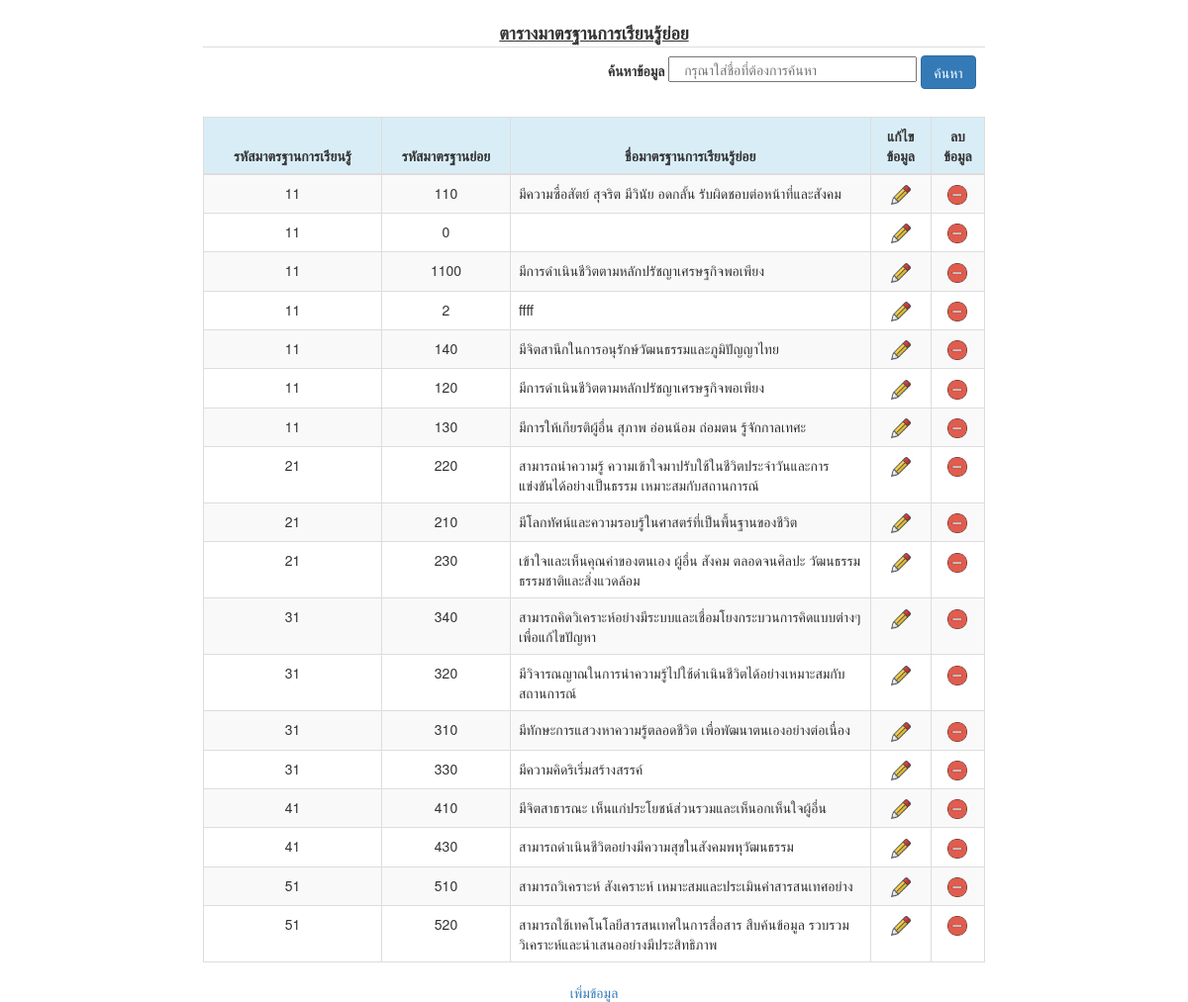
Page /select_standard_2.php?pn=2 on the earlier database version.
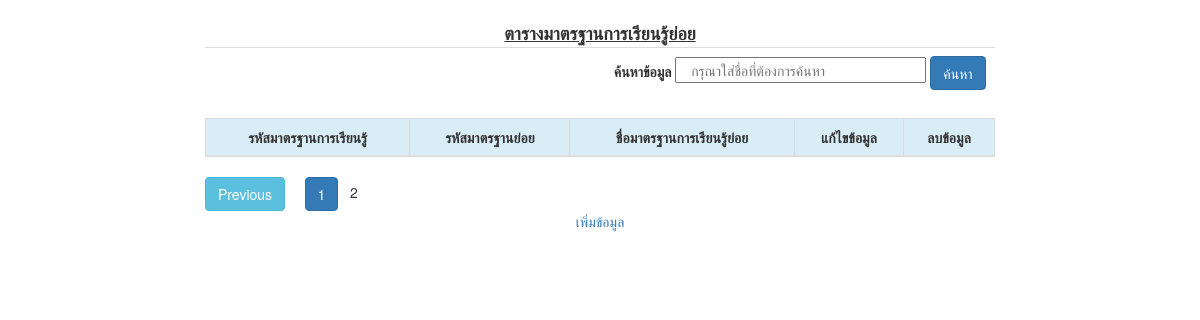
Same page on the later database version.
### tables this page shows
CREATE TABLE `standard_2` (
  `std_id` int(10) NOT NULL,
  `id` int(10) NOT NULL,
  `id_small` int(10) NOT NULL,
  `std_name` varchar(200) NOT NULL
);

CREATE TABLE `standard` (
  `id` int(10) NOT NULL,
  `standard_id` int(5) NOT NULL,
  `standard_name` varchar(250) NOT NULL
);

### select_standard_2.php (the view, shortened to what this page needs)
<?php
	require 'conn.php';
    $search = isset($_GET['search']) ? $_GET['search']: '';
	$query = mysqli_query($conn,"SELECT * FROM standard_2 WHERE id_small LIKE '%$search%'");
	$row = mysqli_fetch_row($query);
	$rows = $row[0];
	$page_rows = 20;
	$last = ceil($rows/$page_rows);
	$pagenum = 1;
	if(isset($_GET['pn'])){
		$pagenum = preg_replace('#[^0-9]#', '', $_GET['pn']);
	}
	if ($pagenum < 1) {
		$pagenum = 1;
	}
	else if ($pagenum > $last) {
		$pagenum = $last;
	}
	$limit = 'LIMIT ' .($pagenum - 1) * $page_rows .',' .$page_rows;
    $q = "select standard_2.std_id, standard.standard_id, standard_2.id_small, standard_2.std_name ";
    $q .= "from standard_2 inner join standard ON standard.id = standard_2.id ";
	$q .= "order by standard_2.id, standard_2.id $limit ";
	$result = mysqli_query($conn,$q);
	$paginationCtrls = '';
	if($last != 1){
	if ($pagenum > 1) {
	$previous = $pagenum - 1;
		$paginationCtrls .= '<a href="'.$_SERVER['PHP_SELF'].'?pn='.$previous.'" class="btn btn-info">Previous</a> &nbsp; &nbsp; ';
		for($i = $pagenum-4; $i < $pagenum; $i++){
			if($i > 0){
		$paginationCtrls .= '<a href="'.$_SERVER['PHP_SELF'].'?pn='.$i.'" class="btn btn-primary">'.$i.'</a> &nbsp; ';
			}
	}
}
	$paginationCtrls .= ''.$pagenum.' &nbsp; ';
	}
?>
<!DOCTYPE html>
<html>
	<head>
		<link rel = "stylesheet" href = "https://maxcdn.bootstrapcdn.com/bootstrap/3.3.6/css/bootstrap.min.css"" rel="nofollow">
	</head>
	<body>
		<div rel = "nofollow">
			<div style = "height: 20px;"></div>
			<div class = "row">
				<div class = "col-lg-2">
				</div>
				<div class = "col-lg-8">
				<table width = '3000px' height = '40px' class="table">
				<tr><td></td>
				<td width = '1020px'></td>
				<td width = '600px'>
				<form method = "get" id = "form" enctype = "multipart/form-data">
					<strong style="font-size : 4">ค้นหาข้อมูล</strong>
                    <input type = "text" name = "search" placeholder = "&nbsp&nbsp กรุณาใส่ชื่อที่ต้องการค้นหา" size = "30"/>
					<input type = "submit" value = "ค้นหา" class = "btn btn-primary"/><BR>
				</form>
				</td></tr>
				<font size="4"><center><b><u>ตารางมาตรฐานการเรียนรู้ย่อย</b></u></center></font>
				</table>
					<table class="table table-striped table-bordered table-hover">
						<thead>
							<tr class="info" >
							<th><center>รหัสมาตรฐานการเรียนรู้</th>
							<th><center>รหัสมาตรฐานย่อย</th>
							<th><center>ชื่อมาตรฐานการเรียนรู้ย่อย</th>
							<th><center>แก้ไขข้อมูล</th>
							<th><center>ลบข้อมูล</th>
							</tr>
						</thead>
						<tbody>
							<?php
								while($row = mysqli_fetch_array($result, MYSQLI_ASSOC)) {
							?>
							<tr>
								<td align='center' width = '180px'><?php echo $row['standard_id']; ?></td>
								<td align='center' width = '130px'><?php echo $row['id_small']; ?></td>
								<td align='left'><?php echo $row['std_name']; ?></td>
								<td align = center><?php echo "<a href='update_from_standard_2.php?std_id=".$row['std_id']."'><img src='edit.png' width='20px' height='20px'></a></td></a>"; ?></td>
								<td align = center><?php echo "<a href='delete_standard_2.php?std_id=".$row['std_id']."' onclick='return confirm(\"คุณต้องการที่จะลบข้อมูลนี้หรือไม่ ?\")'><img src='delete.png' width='20px' height='20px'></a></td></a>"; ?></td>
							</tr>
							<?php
							}
							?>
						</tbody>
					</table>
					<div id="pagination_controls"><?php echo $paginationCtrls; ?></div>
				</div>
				<div class="col-lg-2">
				</div>
			</div>
		</div>
	</body>
</html>
<center><a href='insert_from_standard_2.php'>เพิ่มข้อมูล</a></center>

Differences in the rows shown:
removed standard_2: standard.standard_id "11", id_small "110", std_name "มีความซื่อสัตย์ สุจริต มีวินัย อดกลั้น รับผิดชอบต่อหน้าที่และสังคม"
removed standard_2: standard.standard_id "11", id_small "0"
removed standard_2: standard.standard_id "11", id_small "1100", std_name "มีการดำเนินชีวิตตามหลักปรัชญาเศรษฐกิจพอเพียง"
removed standard_2: standard.standard_id "11", id_small "2", std_name "ffff"
removed standard_2: standard.standard_id "11", id_small "140", std_name "มีจิตสานึกในการอนุรักษ์วัฒนธรรมและภูมิปัญญาไทย"
removed standard_2: standard.standard_id "11", id_small "120", std_name "มีการดำเนินชีวิตตามหลักปรัชญาเศรษฐกิจพอเพียง"
removed standard_2: standard.standard_id "11", id_small "130", std_name "มีการให้เกียรติผู้อื่น สุภาพ อ่อนน้อม ถ่อมตน รู้จักกาลเทศะ"
removed standard_2: standard.standard_id "21", id_small "220", std_name "สามารถนำความรู้ ความเข้าใจมาปรับใช้ในชีวิตประจำวันและการแข่งขันได้อย่างเป็นธรรม เหมาะสมกับสถานการณ์"
removed standard_2: standard.standard_id "21", id_small "210", std_name "มีโลกทัศน์และความรอบรู้ในศาสตร์ที่เป็นพื้นฐานของชีวิต"
removed standard_2: standard.standard_id "21", id_small "230", std_name "เข้าใจและเห็นคุณค่าของตนเอง ผู้อื่น สังคม ตลอดจนศิลปะ วัฒนธรรม ธรรมชาติและสิ่งแวดล้อม"
removed standard_2: standard.standard_id "31", id_small "340", std_name "สามารถคิดวิเคราะห์อย่างมีระบบและเชื่อมโยงกระบวนการคิดแบบต่างๆเพื่อแก้ไขปัญหา"
removed standard_2: standard.standard_id "31", id_small "320", std_name "มีวิจารณญาณในการนำความรู้ไปใช้ดำเนินชีวิตได้อย่างเหมาะสมกับสถานการณ์"
removed standard_2: standard.standard_id "31", id_small "310", std_name "มีทักษะการแสวงหาความรู้ตลอดชีวิต เพื่อพัฒนาตนเองอย่างต่อเนื่อง"
removed standard_2: standard.standard_id "31", id_small "330", std_name "มีความคิดริเริ่มสร้างสรรค์"
removed standard_2: standard.standard_id "41", id_small "410", std_name "มีจิตสาธารณะ เห็นแก่ประโยชน์ส่วนรวมและเห็นอกเห็นใจผู้อื่น"
removed standard_2: standard.standard_id "41", id_small "430", std_name "สามารถดำเนินชีวิตอย่างมีความสุขในสังคมพหุวัฒนธรรม"
removed standard_2: standard.standard_id "51", id_small "510", std_name "สามารถวิเคราะห์ สังเคราะห์ เหมาะสมและประเมินค่าสารสนเทศอย่าง"
removed standard_2: standard.standard_id "51", id_small "520", std_name "สามารถใช้เทคโนโลยีสารสนเทศในการสื่อสาร สืบค้นข้อมูล รวบรวม วิเคราะห์และนำเสนออย่างมีประสิทธิภาพ"
added standard_2: std_id "2"
Other differences:
text now shown: "Previous"
new list line: "1"
